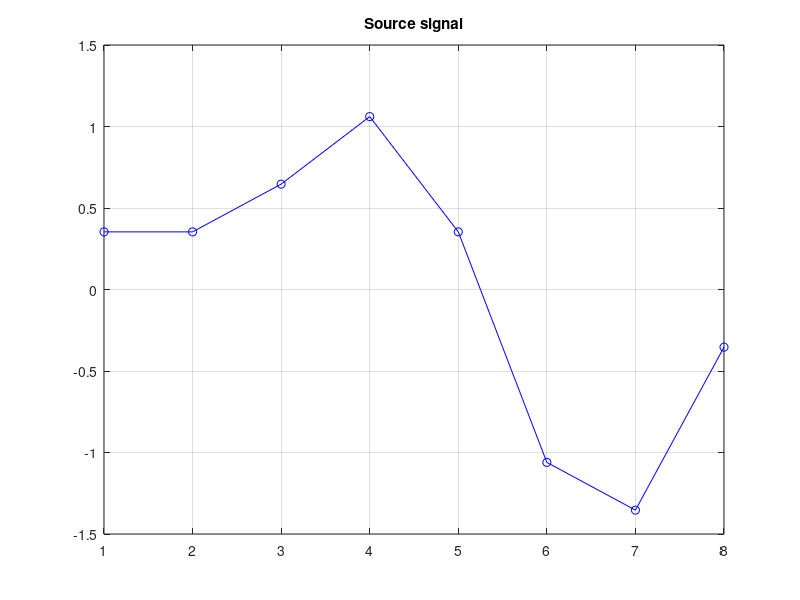
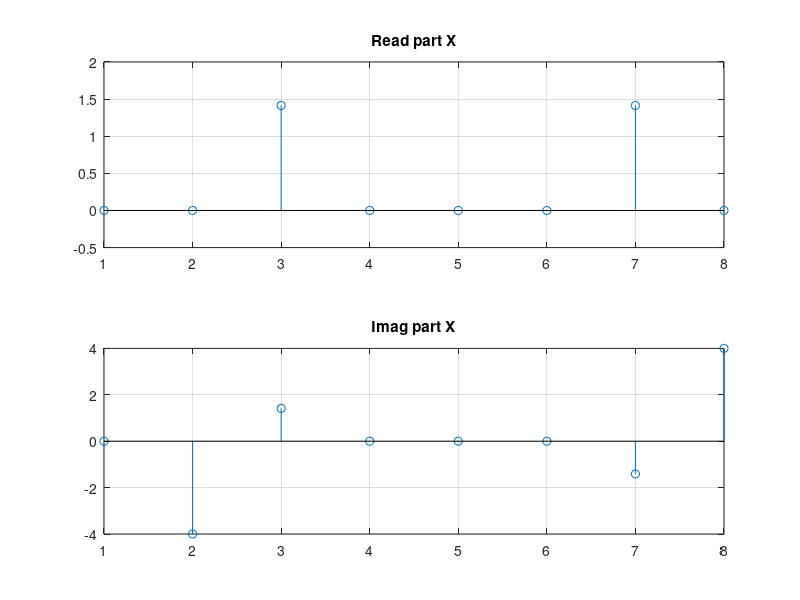
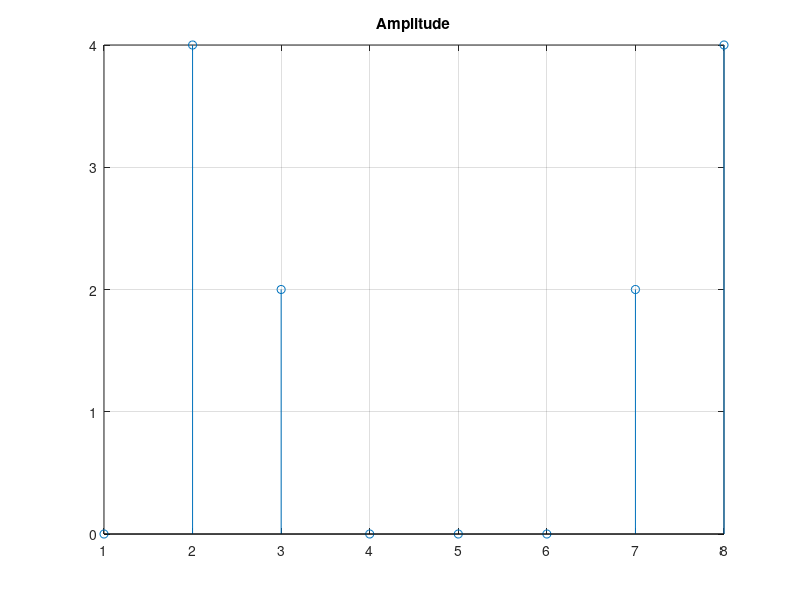
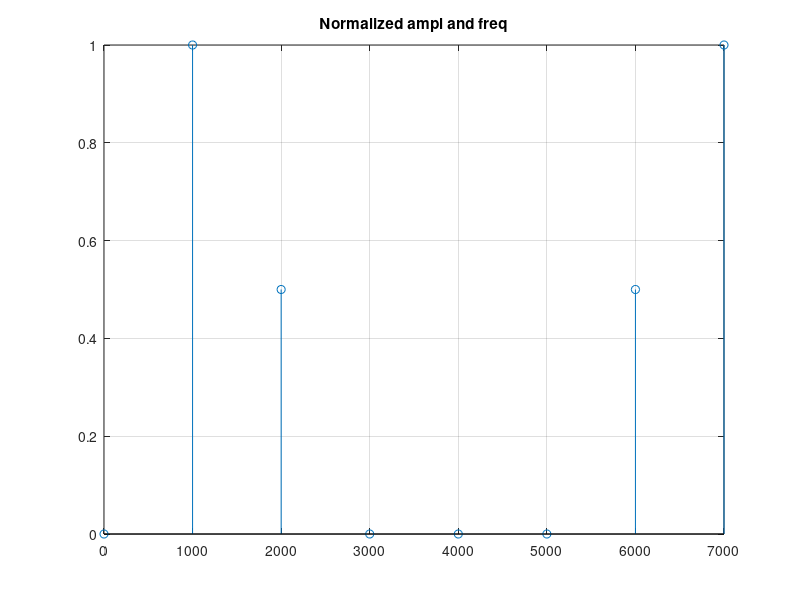

The MATLAB source for these figures, in order:
% add to sem02
clear, clc, close all

fs = 8000;
ts = 0 : 1/fs : 0.001-1/fs;
N = length(ts);

x = sin(2*pi*1000*ts) + 0.5*sin(2*pi*2000*ts+3*pi/4);

% Dirac too to sem02
% x = zeros(N, 1);
% x(1) = 1;

plot(x, '-bo'), grid on, title('Source signal')

X = fft(x);

% for m = 1 : N
%     for n = 1 : N
%         X(m) = X(m) + x(n)*(cos(2*pi*(n-1)*(m-1)/N) - 1i*sin(2*pi*(n-1)*(m-1)/N));
%     end
% end



figure;
subplot(2, 1, 1)
stem(real(X)), grid on, title('Read part X')

subplot(2, 1, 2)
stem(imag(X)), grid on, title('Imag part X')

figure;
stem(abs(X)), grid on, title('Amplitude')

Xm = 2 * abs(X)/N;

f = zeros(N, 1);
for i = 1 : N
    f(i) = (i-1)*fs/N;
end

figure;
stem(f, Xm), grid on, title('Normalized ampl and freq')

phi = angle(X) * 180/pi;

figure;
stem(f, phi), grid on, title('Phase response')
